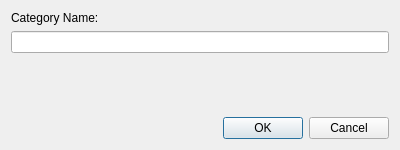
<?xml version="1.0" encoding="UTF-8"?>
<ui version="4.0">
 <class>ProductCategoryDialog</class>
 <widget class="QDialog" name="ProductCategoryDialog">
  <property name="geometry">
   <rect>
    <x>0</x>
    <y>0</y>
    <width>400</width>
    <height>150</height>
   </rect>
  </property>
  <property name="windowTitle">
   <string>Category</string>
  </property>
  <layout class="QVBoxLayout" name="verticalLayout">
   <item>
    <widget class="QLabel" name="nameLabel">
     <property name="text">
      <string>Category Name:</string>
     </property>
    </widget>
   </item>
   <item>
    <widget class="QLineEdit" name="nameLineEdit"/>
   </item>
   <item>
    <spacer name="verticalSpacer">
     <property name="orientation">
      <enum>Qt::Vertical</enum>
     </property>
     <property name="sizeHint" stdset="0">
      <size>
       <width>20</width>
       <height>40</height>
      </size>
     </property>
    </spacer>
   </item>
   <item>
    <layout class="QHBoxLayout" name="buttonLayout">
     <item>
      <spacer name="horizontalSpacer">
       <property name="orientation">
        <enum>Qt::Horizontal</enum>
       </property>
       <property name="sizeHint" stdset="0">
        <size>
         <width>40</width>
         <height>20</height>
        </size>
       </property>
      </spacer>
     </item>
     <item>
      <widget class="QDialogButtonBox" name="buttonBox">
       <property name="standardButtons">
        <set>QDialogButtonBox::Cancel|QDialogButtonBox::Ok</set>
       </property>
      </widget>
     </item>
    </layout>
   </item>
  </layout>
 </widget>
 <resources/>
 <connections>
  <connection>
   <sender>buttonBox</sender>
   <signal>accepted()</signal>
   <receiver>ProductCategoryDialog</receiver>
   <slot>accept()</slot>
  </connection>
  <connection>
   <sender>buttonBox</sender>
   <signal>rejected()</signal>
   <receiver>ProductCategoryDialog</receiver>
   <slot>reject()</slot>
  </connection>
 </connections>
</ui>
